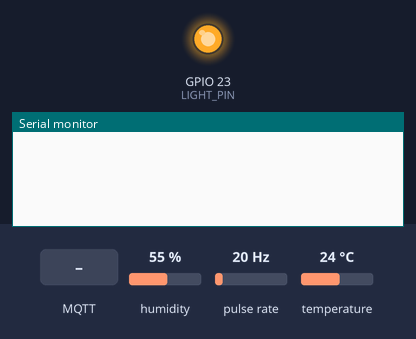
A program run on a simulated ESP32. On the bench: output pins drawn as LEDs (lit = HIGH), the last lines printed to the serial monitor. Wiring (inferred from the names in the program): pulse sensor: data GPIO 22. The test bench sets the inputs (shaded band); at power-on: humidity 55 %, pulse rate 20 Hz, temperature 24 °C. WiFi joins after 1.5 s; servers stay silent unless stated; no MQTT or app messages arrive unless stated.

Above: at 3.2 s.
3.3 s: MQTT message "luz" arrives on the first subscribed topic
At 4.5 s:
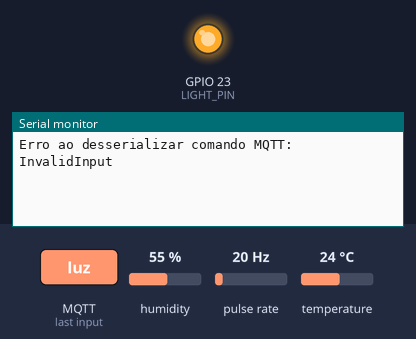
16.5 s: MQTT message "1" arrives on the first subscribed topic
At 16.9 s:
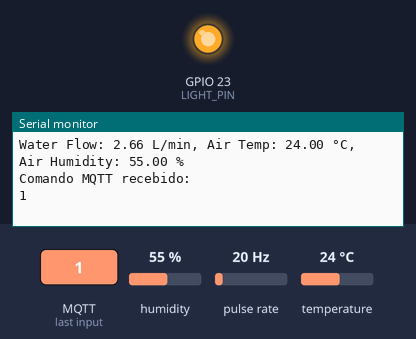

Measured:
- after the input at 3.3 s, the serial monitor: prints a new line at once (image 1)
- after the input at 16.5 s, the serial monitor: prints a new line at once (image 2)

The program:

main.cpp
```cpp
#include <config.hpp>
#include <mqtt_comm.hpp>
#include <sensors_actuators.hpp>

double flow = 0;

void setup() {
  Serial.begin(115200);

  sensors_init();

  network_mqtt_setup();
  delay(500);
}

void loop() {
  network_mqtt_loop();

  static unsigned long lastRead = 0;

  read_water_flow(flow);
  if (millis() - lastRead >= 15000) {

    float airTemp, airHumidity;

    read_air_quality(airTemp, airHumidity);

    Serial.print("Water Flow: ");
    Serial.print(flow);
    Serial.print(" L/min, Air Temp: ");
    Serial.print(airTemp);
    Serial.print(" °C, Air Humidity: ");
    Serial.print(airHumidity);
    Serial.println(" %");
    mqtt_publish_sensors(flow, airTemp, airHumidity, get_light_state());

    lastRead = millis();
  }
}
```

mqtt_comm.hpp
```cpp
#pragma once
#include <ArduinoJson.h>
#include <PubSubClient.h>
#include <WiFi.h>

void network_mqtt_setup();

void network_mqtt_loop();

bool mqtt_publish_sensors(double water_flow, float air_temp, float air_humidity,
                          bool light_state);
```

sensors_actuators.hpp
```cpp
#pragma once
#include <Adafruit_Sensor.h>
#include <DHT.h>
#include <DHT_U.h>
#include <config.hpp>
void sensors_init();

void read_water_flow(double &flow);
void read_air_quality(float &temperature, float &humidity);
void set_light(bool on);
bool get_light_state();
```

mqtt_comm.cpp
```cpp
#include <mqtt_comm.hpp>
#include <sensors_actuators.hpp>

static WiFiClient wifiClient;
static PubSubClient mqttClient(wifiClient);

static void ensureWifiConnected() {
  if (WiFi.status() == WL_CONNECTED)
    return;
  WiFi.mode(WIFI_STA);
  WiFi.begin(WIFI_SSID, WIFI_PASSWORD);

  unsigned long start = millis();
  while (WiFi.status() != WL_CONNECTED && millis() - start < 15000) {
    delay(250);
  }
}

static void mqttCallback(char *topic, byte *payload, unsigned int length) {
  String message;
  for (unsigned int i = 0; i < length; i++) {
    message += (char)payload[i];
  }

  JsonDocument doc;
  DeserializationError err = deserializeJson(doc, message);
  if (err) {
    Serial.print("Erro ao desserializar comando MQTT: ");
    Serial.println(err.f_str());
    return;
  }

  Serial.println("Comando MQTT recebido:");
  serializeJsonPretty(doc, Serial);

  String atuador = doc["atuador"];
  if (!atuador) {
    Serial.println("Comando MQTT inválido: atuador ausente");
    return;
  }

  bool value = false;
  if (doc["valor"].is<bool>()) {
    value = doc["valor"].as<bool>();
  }

  if (atuador == "luz") {
    set_light(value);
  }
}

static void ensureMqttConnected() {
  if (mqttClient.connected())
    return;

  if (WiFi.status() != WL_CONNECTED) {
    return;
  }

  mqttClient.setServer(MQTT_HOST, MQTT_PORT);
  mqttClient.setCallback(mqttCallback);

  String clientId = String("bench-") + WiFi.macAddress();
  for (int i = 0; i < 3 && !mqttClient.connected(); ++i) {
    mqttClient.connect(clientId.c_str(), MQTT_USER, MQTT_PASSWORD);
    if (!mqttClient.connected())
      delay(500);
  }

  if (mqttClient.connected()) {
    String topic = String("bench/") + WiFi.macAddress() + "/commands";
    mqttClient.subscribe(topic.c_str());
  }
}

void network_mqtt_setup() {
  ensureWifiConnected();
  ensureMqttConnected();
}

void network_mqtt_loop() {
  if (WiFi.status() != WL_CONNECTED) {
    ensureWifiConnected();
  }
  if (!mqttClient.connected()) {
    ensureMqttConnected();
  } else {
    mqttClient.loop();
  }
}

bool mqtt_publish_sensors(double flow, float airTemp, float airHumidity,
                          bool lightState) {
  if (!mqttClient.connected())
    return false;

  JsonDocument doc;
  doc["flow"] = flow;
  doc["air_temp"] = airTemp;
  doc["air_humidity"] = airHumidity;
  doc["light"] = lightState;
  doc["ts"] = millis();

  char out[512];
  size_t n = serializeJson(doc, out, sizeof(out));
  if (n == 0)
    return false;

  String publishTopic = String("bench/") + WiFi.macAddress() + "/sensors";
  return mqttClient.publish(publishTopic.c_str(), (const uint8_t *)out, n,
                            false);
}
```

sensors_actuators.cpp
```cpp
#include "Adafruit_Sensor.h"
#include "config.hpp"
#include <sensors_actuators.hpp>

static bool lightOn = false;

DHT_Unified dht(AIR_QUALITY_SENSOR_PIN, DHTTYPE);

volatile int counter_water_flow = 0;

void IRAM_ATTR flow_pulse_counter() { counter_water_flow++; }

void sensors_init() {
  dht.begin();
  pinMode(LIGHT_PIN, OUTPUT);
  pinMode(AIR_QUALITY_SENSOR_PIN, INPUT);
  pinMode(WATER_FLOW_SENSOR_PIN, INPUT);
  set_light(false);

  attachInterrupt(digitalPinToInterrupt(WATER_FLOW_SENSOR_PIN),
                  flow_pulse_counter, RISING);
}

void read_water_flow(double &flow) {
  static unsigned long last_time = 0;
  unsigned long current_time = millis();
  unsigned long elapsed = current_time - last_time;
  if (elapsed >= 1000) {
    noInterrupts();
    int pulse_count = counter_water_flow;
    counter_water_flow = 0;
    interrupts();

    float seconds = elapsed / 1000.0;
    flow = (pulse_count / WATER_FLOW_CALIBRATION_FACTOR) / seconds;
    last_time = current_time;
  }
}

void read_air_quality(float &temperature, float &humidity) {
  sensors_event_t event;
  dht.temperature().getEvent(&event);
  if (!isnan(event.temperature)) {
    temperature = event.temperature;
  } else {
    temperature = NAN;
  }
  dht.humidity().getEvent(&event);
  if (!isnan(event.relative_humidity)) {
    humidity = event.relative_humidity;
  } else {
    humidity = NAN;
  }
}
void set_light(bool on) {
  lightOn = on;
  digitalWrite(LIGHT_PIN, on ? LOW : HIGH);
}

bool get_light_state() { return lightOn; }
```

config.hpp
```cpp
#pragma once
#include <Arduino.h>

#define DHTTYPE DHT22

#define WIFI_SSID "NET_2G4B4C9B"
#define WIFI_PASSWORD "4F4B4C9B"
#define MQTT_HOST "hidroponia.local"
#define MQTT_PORT 1883
#define MQTT_USER "hidroponia"
#define MQTT_PASSWORD "Hidroponia@123"

#define WATER_FLOW_SENSOR_PIN 22
#define AIR_QUALITY_SENSOR_PIN 21
#define LIGHT_PIN 23

#define WATER_FLOW_CALIBRATION_FACTOR 7.5
```
